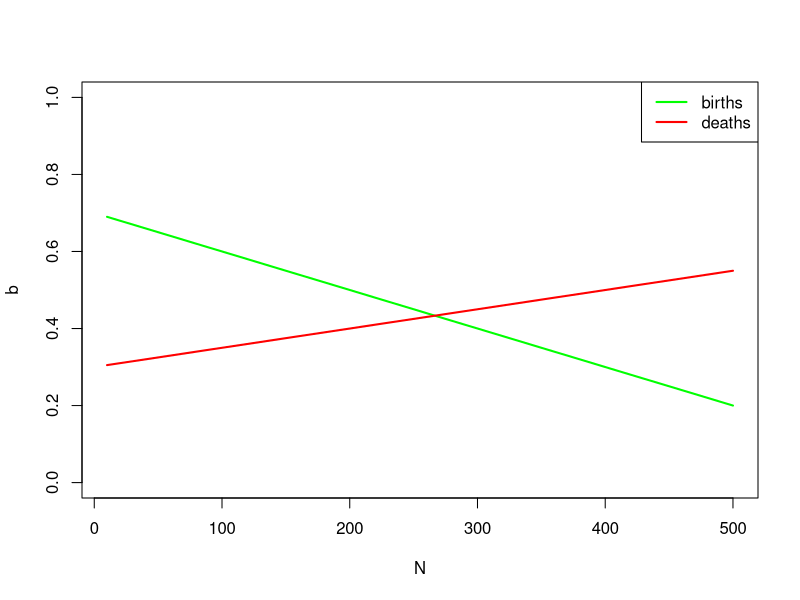

Write R code to recreate this figure.


######## D-D demo

# variable definitions

bmax <- 0.7
dmin <- 0.3

a <- 0.001
c <- 0.0005


#########
# visualize density dependence

N <- seq(10,500,by=10)

b <- bmax - a*N
d <- dmin + c*N

plot(N,b,type="l",col="green",ylim=c(0,1),lwd=2)
lines(N,d,col="red",lwd=2)

legend("topright",col=c("green","red"),lwd=2,legend=c("births","deaths"))


popsize=500
for(i in 1:100){
  print(all(rbinom(popsize,1,0.75)))
}


red = 20
blue = 20
for(i in 1:100){
  red = rpois(1,red)
  blue = rpois(1,blue)
  cat(paste("red is :",red,"\n"))
  cat(paste("blue is :",blue,"\n"))
}



################
# metapopulations















